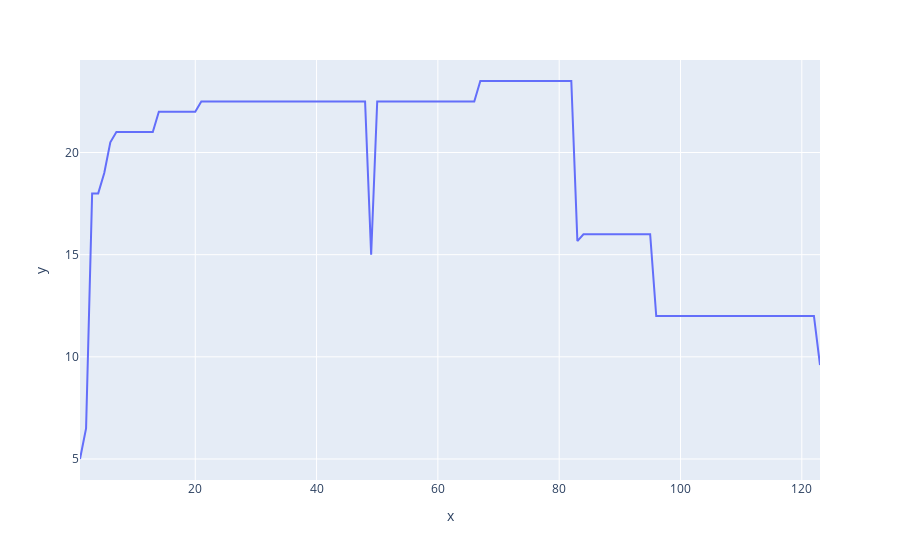

Notebook code for this chart:
### Code cell
fig = px.line(x=np.arange(1,124), y=itr_ro[0,:,4]/itr_gd[:,4])
fig.show()

### Figure 1 — Plotly figure (JSON) as saved in the notebook; plotly's stock layout.template omitted (floating-point values rounded to 4 significant figures)
{"data": [{"hovertemplate": "x=%{x}<br>y=%{y}<extra></extra>", "legendgroup": "", "line": {"color": "#636efa", "dash": "solid"}, "marker": {"symbol": "circle"}, "mode": "lines", "name": "", "orientation": "v", "showlegend": false, "type": "scatter", "x": [1, 2, 3, 4, 5, 6, 7, 8, 9, 10, 11, 12, 13, 14, 15, 16, 17, 18, 19, 20, 21, 22, 23, 24, 25, 26, 27, 28, 29, 30, 31, 32, 33, 34, 35, 36, 37, 38, 39, 40, 41, 42, 43, 44, 45, 46, 47, 48, 49, 50, 51, 52, 53, 54, 55, 56, 57, 58, 59, 60, 61, 62, 63, 64, 65, 66, 67, 68, 69, 70, 71, 72, 73, 74, 75, 76, 77, 78, 79, 80, 81, 82, 83, 84, 85, 86, 87, 88, 89, 90, 91, 92, 93, 94, 95, 96, 97, 98, 99, 100, 101, 102, 103, 104, 105, 106, 107, 108, 109, 110, 111, 112, 113, 114, 115, 116, 117, 118, 119, 120, 121, 122, 123], "xaxis": "x", "y": [5, 6.5, 18, 18, 19, 20.5, 21, 21, 21, 21, 21, 21, 21, 22, 22, 22, 22, 22, 22, 22, 22.5, 22.5, 22.5, 22.5, 22.5, 22.5, 22.5, 22.5, 22.5, 22.5, 22.5, 22.5, 22.5, 22.5, 22.5, 22.5, 22.5, 22.5, 22.5, 22.5, 22.5, 22.5, 22.5, 22.5, 22.5, 22.5, 22.5, 22.5, 15, 22.5, 22.5, 22.5, 22.5, 22.5, 22.5, 22.5, 22.5, 22.5, 22.5, 22.5, 22.5, 22.5, 22.5, 22.5, 22.5, 22.5, 23.5, 23.5, 23.5, 23.5, 23.5, 23.5, 23.5, 23.5, 23.5, 23.5, 23.5, 23.5, 23.5, 23.5, 23.5, 23.5, 15.67, 16, 16, 16, 16, 16, 16, 16, 16, 16, 16, 16, 16, 12, 12, 12, 12, 12, 12, 12, 12, 12, 12, 12, 12, 12, 12, 12, 12, 12, 12, 12, 12, 12, 12, 12, 12, 12, 12, 12, 9.6], "yaxis": "y"}], "layout": {"legend": {"tracegroupgap": 0}, "margin": {"t": 60}, "xaxis": {"anchor": "y", "domain": [0, 1], "title": {"text": "x"}}, "yaxis": {"anchor": "x", "domain": [0, 1], "title": {"text": "y"}}}}
